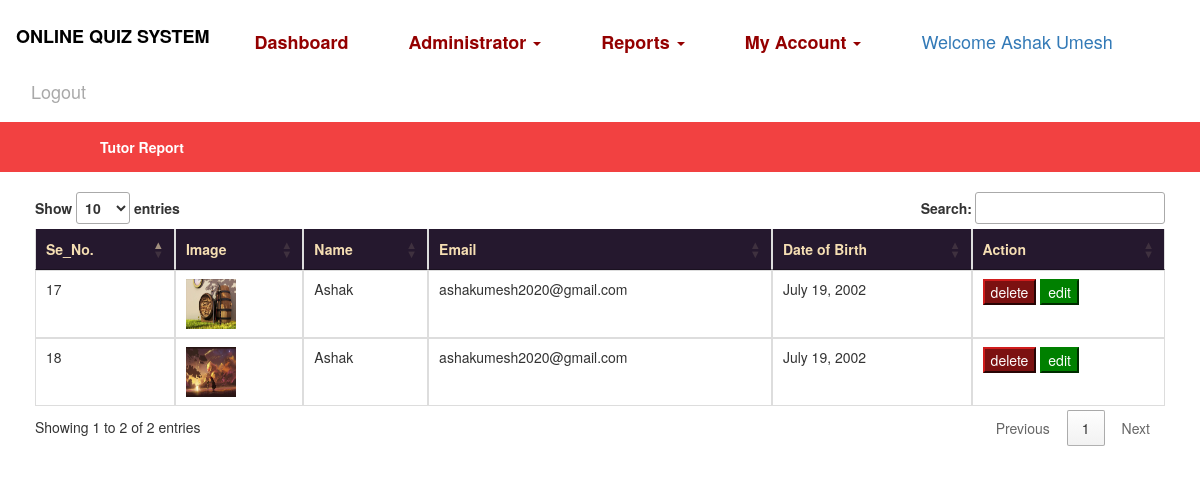
Page /tutorreport/ (signed in) on the committed database.
### Quiz/models.py (models this page shows, shortened)
class UserDetail(models.Model):
    user = models.ForeignKey(User, on_delete=models.CASCADE, null=True)
    cat = models.CharField(max_length=30, null=True)
    gender = models.CharField(max_length=30, null=True)
    mobile = models.CharField(max_length=10, null=True)
    add1 = models.CharField(max_length=100, null=True)
    add2 = models.CharField(max_length=100, null=True)
    city = models.CharField(max_length=50, null=True)
    state = models.CharField(max_length=50, null=True)
    country = models.CharField(max_length=50, null=True)
    img = models.FileField(null=True)
    dob = models.DateField(null=True)

### Quiz/views.py (the view)
# urls.py: path('tutorreport/', TutorReport, name='tutorreport'),
def TutorReport(request):
    if not request.user.is_authenticated:
        return redirect('tutorlogin')
    tutor = []
    for i in UserDetail.objects.all():
        if i.cat == "tutor":
            tutor.append(i)
    d = {'userdetail': tutor}
    return render(request,'tutorreport.html',d)

### Quiz/templates/tutorreport.html (shortened to what this page needs)
{% extends 'base2.html' %}
{% load static %}
{% block body %}
<div style="background-color:rgb(242,65,65);padding:15px">
        <table width="1000" align="center">
    <tr><th style="color:white"><b>Tutor Report</b></th>
    </tr>
</table>
</div>
<div class="container" style="padding:20px;border:0px solid white">
<table class="table table-bordered" id="myTable" style="border:0px solid white">
  <thead style="background-color:rgb(37,24,46);color:wheat;border-color:white">
  <tr>
    <th>Se_No.</th>
    <th>Image</th>
      <th> Name</th>
    <th>Email</th>
       <th> Date of Birth</th>
    <th>Action</th>
  </tr>
  </thead>
   <tbody style="border-color:white">
    {% for i in userdetail %}
  <tr>
    <td>{{i.id}}</td>
    <td><img src="{{i.img.url}}" style="width:50px;height:50px"></td>
      <td>{{i.user.first_name}}</td>
      <td>{{i.user.email}}</td>
      <td>{{i.dob}}</td>
    <td><a href="{% url 'deletetutor' i.id %}"><button class="button button1">delete</button></a>
      <a href="{% url 'edittutor' i.id %}"><button class="button button2">edit</button></a></td>
  </tr>
    {% endfor %}
    </tbody>
</table>
</div>
{% endblock %}

### Quiz/templates/base2.html (shortened to what this page needs)
<!DOCTYPE html>
<html lang="en">
<head>
    {% load static %}
  <link rel="stylesheet" href="https://maxcdn.bootstrapcdn.com/bootstrap/3.4.0/css/bootstrap.min.css">
  <link rel = stylesheet href = "//cdn.datatables.net/1.10.19/css/jquery.dataTables.min.css">
</head>
<body>
<nav class="navbar navbar-expand-sm bg-info navbar-dark" style="background-color:white">
    <ul class="nav navbar-nav">
      <li class="navbar-brand" style="color:rgb(0, 0, 0)"><h4><b>ONLINE QUIZ SYSTEM</b></h4></li>
            <li class="navbar-brand"><a href="{% url 'userdashboard' %}" style="color:rgb(148, 0, 0)"><b>Dashboard</b></a></li>
      <li class="navbar-brand"><a class="dropdown-toggle" data-toggle="dropdown" href="#" style="color:rgb(148, 0, 0);bottom-padding:18px"><b>Administrator</b>  <span class="caret"></span></a>
      </li>
      <li class="navbar-brand"><a class="dropdown-toggle" data-toggle="dropdown" href="#" style="color:rgb(148, 0, 0);bottom-padding:18px"><b>Reports</b>  <span class="caret"></span></a>
      </li>
      <li class="navbar-brand"><a class="dropdown-toggle" data-toggle="dropdown" href="#" style="color:rgb(148, 0, 0);bottom-padding:18px"><b>My Account</b>  <span class="caret"></span></a>
      </li>
        <li class="navbar-brand"> <a href="#" style="color:rgb(148, 0, 0) margin-top:25px">Welcome {{request.user.first_name}} {{request.user.last_name}}</a></li>
        <li class="navbar-brand"><a href="{% url 'logout' %}" style="color:darkgrey">Logout</a></li>
    </ul>
</nav>
{% block body %}
{% endblock %}
</body>
</html>

### Quiz/templates/tutorreport.html (style rules this page uses)
.button1 { background-color:rgb(124,17,17); color:white; border-color:rgb(124,17,17); }
.button2 { background-color:green; color:white; border-color:green; }
#myTable { border-color:white; }

### rows in the picture
UserDetail: id "17", img (picture), user.first_name "Ashak", user.email "ashakumesh2020@gmail.com", dob "July 19, 2002"
UserDetail: id "18", img (picture), user.first_name "Ashak", user.email "ashakumesh2020@gmail.com", dob "July 19, 2002"

### other values in the picture
{{ request.user.first_name }} "Ashak"
{{ request.user.last_name }} "Umesh"
